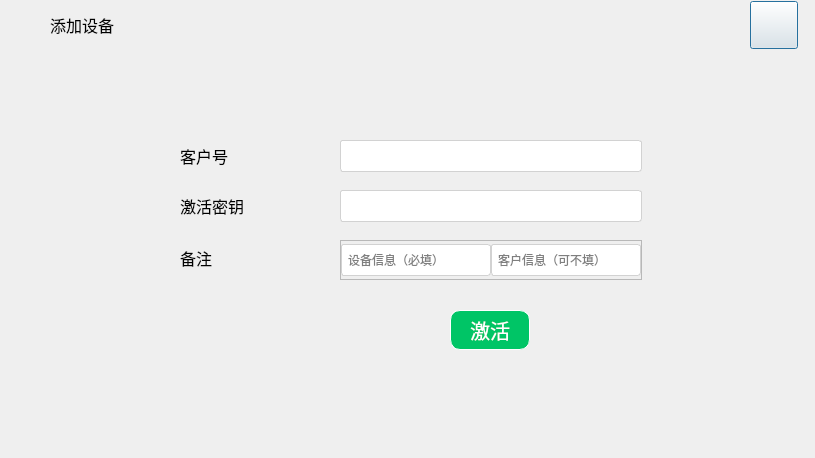
<?xml version="1.0" encoding="UTF-8"?>
<ui version="4.0">
 <class>GBSAddMatrix</class>
 <widget class="QDialog" name="GBSAddMatrix">
  <property name="geometry">
   <rect>
    <x>0</x>
    <y>0</y>
    <width>815</width>
    <height>458</height>
   </rect>
  </property>
  <property name="windowTitle">
   <string>Dialog</string>
  </property>
  <widget class="QWidget" name="widget" native="true">
   <property name="geometry">
    <rect>
     <x>0</x>
     <y>0</y>
     <width>815</width>
     <height>50</height>
    </rect>
   </property>
   <property name="styleSheet">
    <string notr="true"/>
   </property>
   <widget class="QLabel" name="label">
    <property name="geometry">
     <rect>
      <x>50</x>
      <y>14</y>
      <width>95</width>
      <height>22</height>
     </rect>
    </property>
    <property name="styleSheet">
     <string notr="true">width: 64px;
height: 20px;
font-family: Song Myung, Song Myung;
font-weight: 400;
font-size: 16px;
color: #000000;
line-height: 19px;
text-align: left;
font-style: normal;
text-transform: none;</string>
    </property>
    <property name="text">
     <string>添加设备</string>
    </property>
   </widget>
   <widget class="QPushButton" name="btnClose">
    <property name="geometry">
     <rect>
      <x>750</x>
      <y>1</y>
      <width>48</width>
      <height>48</height>
     </rect>
    </property>
    <property name="text">
     <string/>
    </property>
    <property name="icon">
     <iconset>
      <normaloff>../../forms/images/gbs/biz/gbs-close-window.png</normaloff>../../forms/images/gbs/biz/gbs-close-window.png</iconset>
    </property>
    <property name="iconSize">
     <size>
      <width>48</width>
      <height>48</height>
     </size>
    </property>
   </widget>
  </widget>
  <widget class="QWidget" name="widget_2" native="true">
   <property name="geometry">
    <rect>
     <x>0</x>
     <y>50</y>
     <width>821</width>
     <height>411</height>
    </rect>
   </property>
   <widget class="QLabel" name="label_21">
    <property name="geometry">
     <rect>
      <x>180</x>
      <y>140</y>
      <width>64</width>
      <height>32</height>
     </rect>
    </property>
    <property name="styleSheet">
     <string notr="true">width: 126px;
height: 20px;
font-family: Song Myung, Song Myung;
font-weight: 400;
font-size: 16px;
color: #000000;
line-height: 19px;
text-align: left;
font-style: normal;
text-transform: none;</string>
    </property>
    <property name="text">
     <string>激活密钥</string>
    </property>
   </widget>
   <widget class="QLineEdit" name="leActivationNo">
    <property name="geometry">
     <rect>
      <x>340</x>
      <y>90</y>
      <width>302</width>
      <height>32</height>
     </rect>
    </property>
    <property name="styleSheet">
     <string notr="true">width: 300px;
height: 30px;
border-radius: 3px 3px 3px 3px;
border: 1px solid #D2D2D2;
padding-left:4px;</string>
    </property>
   </widget>
   <widget class="QLineEdit" name="leActivationCode">
    <property name="geometry">
     <rect>
      <x>340</x>
      <y>140</y>
      <width>302</width>
      <height>32</height>
     </rect>
    </property>
    <property name="styleSheet">
     <string notr="true">width: 300px;
height: 30px;
border-radius: 3px 3px 3px 3px;
border: 1px solid #D2D2D2;
padding-left:4px;</string>
    </property>
   </widget>
   <widget class="QSplitter" name="splitter_3">
    <property name="geometry">
     <rect>
      <x>-30</x>
      <y>-50</y>
      <width>0</width>
      <height>0</height>
     </rect>
    </property>
    <property name="orientation">
     <enum>Qt::Orientation::Vertical</enum>
    </property>
   </widget>
   <widget class="QPushButton" name="pushButton_2">
    <property name="geometry">
     <rect>
      <x>450</x>
      <y>260</y>
      <width>80</width>
      <height>40</height>
     </rect>
    </property>
    <property name="styleSheet">
     <string notr="true">width: 80px;
height: 40px;
background: #00C566;
border-radius: 10px 10px 10px 10px;
border: 1px solid #FFFFFF;
font-size: 20px;
color: #FFFFFF;width: 80px;
height: 40px;
background: #00C566;
border-radius: 10px 10px 10px 10px;
border: 1px solid #FFFFFF;
font-size: 20px;
color: #FFFFFF;</string>
    </property>
    <property name="text">
     <string>激活</string>
    </property>
   </widget>
   <widget class="QSplitter" name="splitter">
    <property name="geometry">
     <rect>
      <x>-30</x>
      <y>-50</y>
      <width>0</width>
      <height>0</height>
     </rect>
    </property>
    <property name="orientation">
     <enum>Qt::Orientation::Vertical</enum>
    </property>
   </widget>
   <widget class="QLabel" name="label_19">
    <property name="geometry">
     <rect>
      <x>180</x>
      <y>192</y>
      <width>81</width>
      <height>32</height>
     </rect>
    </property>
    <property name="styleSheet">
     <string notr="true">width: 126px;
height: 20px;
font-family: Song Myung, Song Myung;
font-weight: 400;
font-size: 16px;
color: #000000;
line-height: 19px;
text-align: left;
font-style: normal;
text-transform: none;</string>
    </property>
    <property name="text">
     <string>备注</string>
    </property>
   </widget>
   <widget class="QSplitter" name="splitter_2">
    <property name="geometry">
     <rect>
      <x>-30</x>
      <y>-50</y>
      <width>0</width>
      <height>0</height>
     </rect>
    </property>
    <property name="orientation">
     <enum>Qt::Orientation::Horizontal</enum>
    </property>
   </widget>
   <widget class="QLabel" name="label_20">
    <property name="geometry">
     <rect>
      <x>180</x>
      <y>90</y>
      <width>48</width>
      <height>32</height>
     </rect>
    </property>
    <property name="styleSheet">
     <string notr="true">width: 126px;
height: 20px;
font-family: Song Myung, Song Myung;
font-weight: 400;
font-size: 16px;
color: #000000;
line-height: 19px;
text-align: left;
font-style: normal;
text-transform: none;</string>
    </property>
    <property name="text">
     <string>客户号</string>
    </property>
   </widget>
   <widget class="QFrame" name="frame">
    <property name="geometry">
     <rect>
      <x>340</x>
      <y>190</y>
      <width>302</width>
      <height>40</height>
     </rect>
    </property>
    <property name="frameShape">
     <enum>QFrame::Shape::StyledPanel</enum>
    </property>
    <property name="frameShadow">
     <enum>QFrame::Shadow::Raised</enum>
    </property>
    <layout class="QHBoxLayout" name="horizontalLayout">
     <property name="spacing">
      <number>0</number>
     </property>
     <property name="leftMargin">
      <number>0</number>
     </property>
     <property name="topMargin">
      <number>0</number>
     </property>
     <property name="rightMargin">
      <number>0</number>
     </property>
     <property name="bottomMargin">
      <number>0</number>
     </property>
     <item>
      <layout class="QHBoxLayout" name="horizontalLayout_6">
       <property name="sizeConstraint">
        <enum>QLayout::SizeConstraint::SetFixedSize</enum>
       </property>
       <item>
        <widget class="QLineEdit" name="leRemark1">
         <property name="styleSheet">
          <string notr="true">width: 300px;
height: 30px;
border-radius: 3px 3px 3px 3px;
border: 1px solid #D2D2D2;
padding-left:4px;</string>
         </property>
         <property name="text">
          <string/>
         </property>
         <property name="placeholderText">
          <string>设备信息（必填）</string>
         </property>
        </widget>
       </item>
       <item>
        <spacer name="horizontalSpacer_4">
         <property name="orientation">
          <enum>Qt::Orientation::Horizontal</enum>
         </property>
         <property name="sizeHint" stdset="0">
          <size>
           <width>40</width>
           <height>20</height>
          </size>
         </property>
        </spacer>
       </item>
       <item>
        <widget class="QLineEdit" name="leRemark2">
         <property name="styleSheet">
          <string notr="true">width: 300px;
height: 30px;
border-radius: 3px 3px 3px 3px;
border: 1px solid #D2D2D2;
padding-left:4px;
</string>
         </property>
         <property name="text">
          <string/>
         </property>
         <property name="placeholderText">
          <string>客户信息（可不填）</string>
         </property>
        </widget>
       </item>
      </layout>
     </item>
    </layout>
   </widget>
   <widget class="QLabel" name="leActivationResult">
    <property name="geometry">
     <rect>
      <x>140</x>
      <y>30</y>
      <width>561</width>
      <height>30</height>
     </rect>
    </property>
    <property name="styleSheet">
     <string notr="true"/>
    </property>
    <property name="text">
     <string/>
    </property>
   </widget>
  </widget>
 </widget>
 <resources>
  <include location="../Resources.qrc"/>
 </resources>
 <connections/>
</ui>
